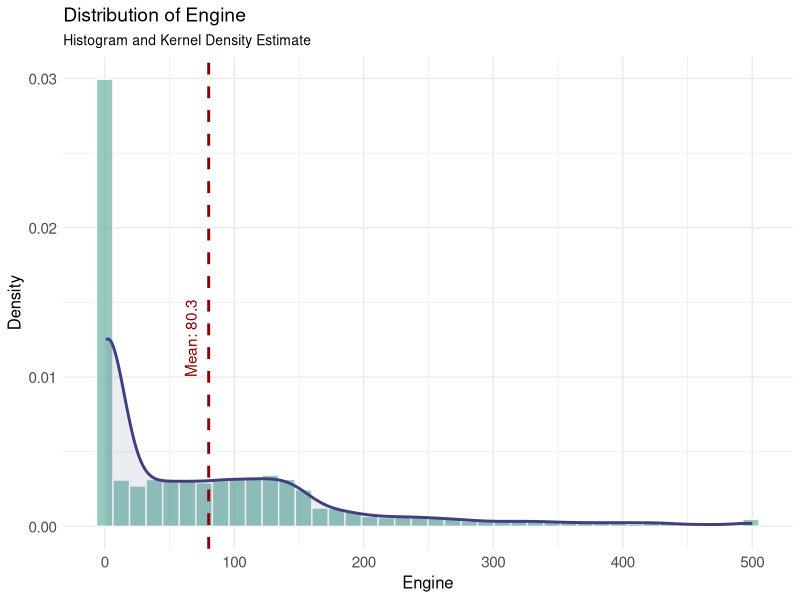
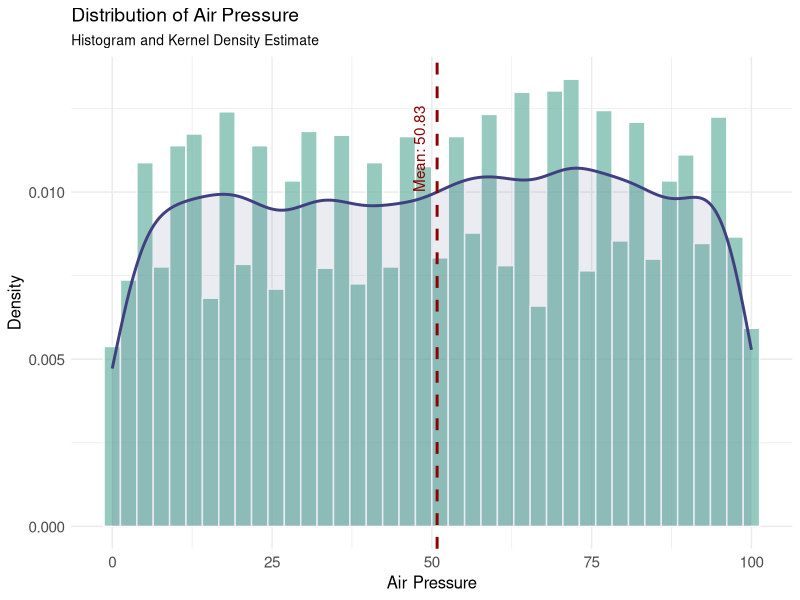
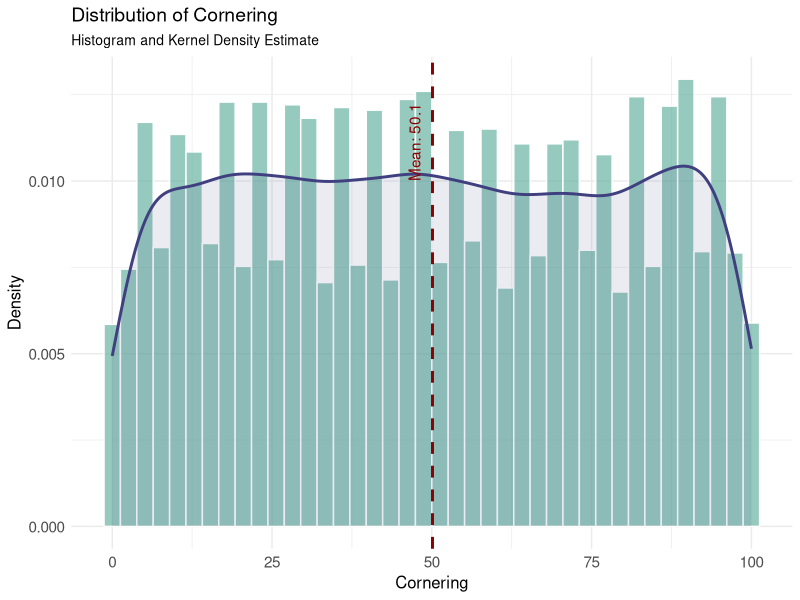
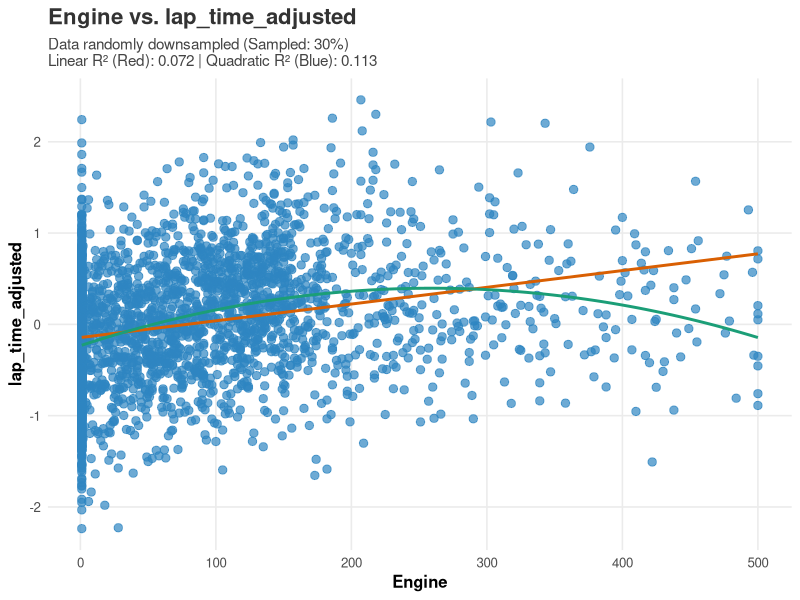
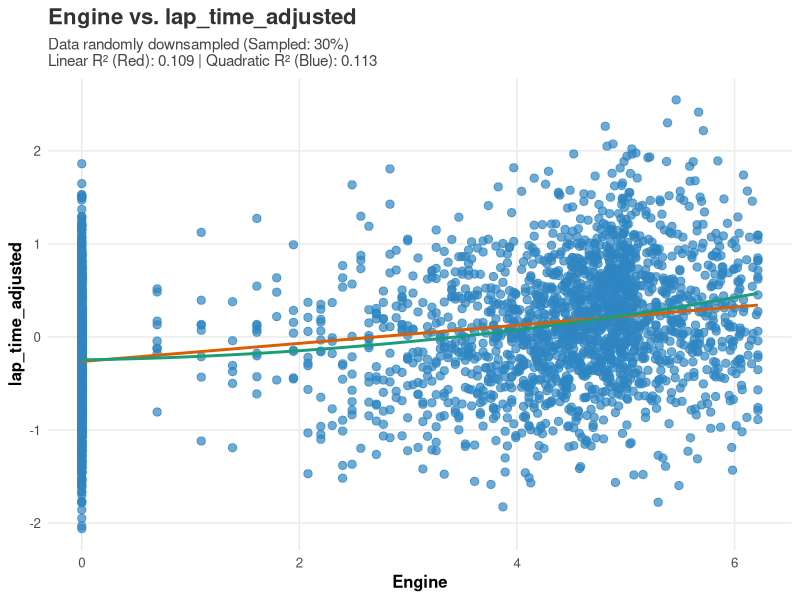
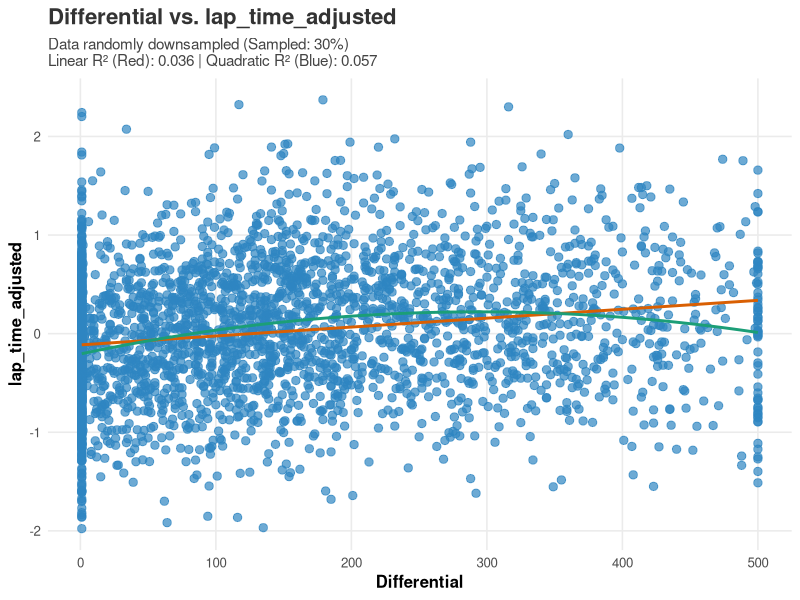
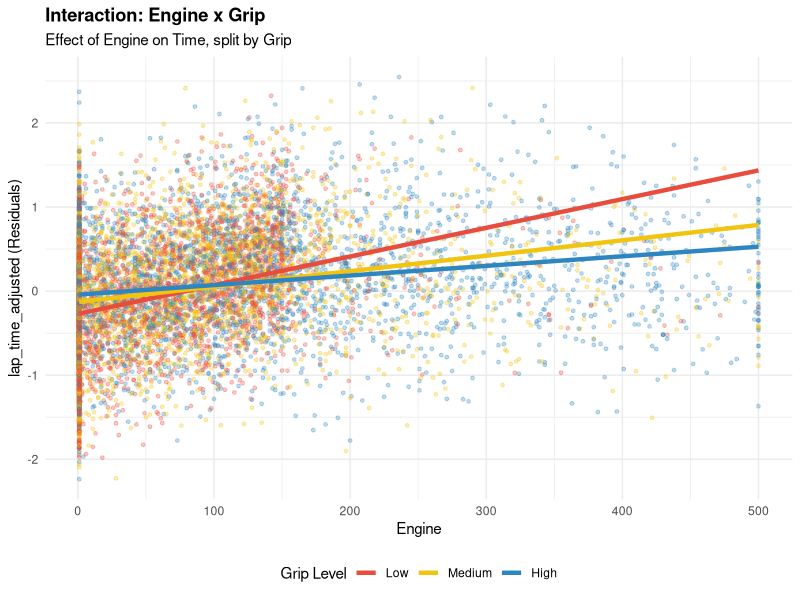
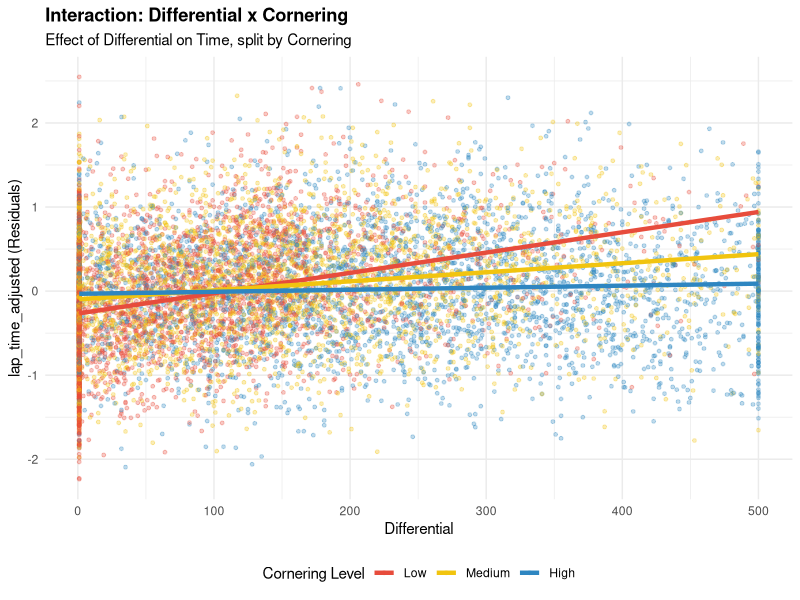

Write the R code that produced these figures, in order. (Note: this script raises an error after producing the figures.)
## ---- chunk 1
library(dplyr)
library(readr)
library(tidyr)
library(ggplot2)

#load the data
simulator_data <- read_csv("../data/simulator_data.csv")

target = c("Lap Time")
car_features <- c(
  "Rear Wing", 
  "Engine", 
  "Front Wing", 
  "Brake Balance", 
  "Differential", 
  "Suspension"
)
condition_features <- c(
  "Lap Distance", 
  "Cornering", 
  "Inclines", 
  "Camber",       
  "Grip",         
  "Wind (Avg. Speed)", 
  "Temperature", 
  "Humidity", 
  "Air Density", 
  "Air Pressure", 
  "Wind (Gusts)", 
  "Altitude", 
  "Roughness",    
  "Width"
)

#check for NA
simulator_data %>%
  summarise(across(everything(), ~ sum(is.na(.)))) %>%
  pivot_longer(everything(), names_to = "Spalte", values_to = "Anzahl_NAs") %>%
  filter(Anzahl_NAs > 0)

#View summary statistics
#summary(simulator_data)

#check for hidden categorical variables
possible_categoricals <- simulator_data %>%
  summarise(across(everything(), n_distinct)) %>%
  pivot_longer(everything(), names_to = "Variable", values_to = "Unique_Values") %>%
  filter(Unique_Values < 100) %>% # Zeige nur Spalten mit wenigen Ausprägungen
  arrange(Unique_Values)

#print(possible_categoricals)
## ---- chunk 2
# theme for plots
theme_fontsize <- theme(
  plot.title = element_text(size = 14),
  plot.subtitle = element_text(size = 10),
  axis.title = element_text(size = 12),
  axis.text = element_text(size = 11),
  legend.text = element_text(size = 11),
)


create_histogram <- function(data, column) {
  
  column_mean <- mean(data[[column]], na.rm = TRUE)
  
  ggplot(data, aes(x = .data[[column]])) + 
    
    geom_histogram(aes(y = after_stat(density)), 
                   bins = 40, 
                   fill = "#69b3a2",   
                   color = "white",    
                   alpha = 0.7) +      
    
    geom_density(color = "#404080", linewidth = 1, fill="#404080", alpha=0.1) +
    
    geom_vline(xintercept = column_mean, 
               color = "darkred", linetype = "dashed", linewidth = 1) +
    
    annotate("text", x = column_mean, y = 0.01, 
             label = paste("Mean:", round(column_mean, 2)), 
             color = "darkred", angle = 90, vjust = -1, hjust = 0) +
    
    labs(title = paste("Distribution of", column),
         subtitle = "Histogram and Kernel Density Estimate",
         x = column,
         y = "Density") +
    
    theme_minimal() + 
    theme_fontsize
}


plot_2d_scatter <- function(data, x_var, y_var, color_var = NULL, trendline = FALSE, sample_rate = 1.0) {
  
  # 1. Downsampling
  if (sample_rate < 1.0 && sample_rate > 0) {
    n_keep <- floor(nrow(data) * sample_rate)
    data <- data[sample(nrow(data), n_keep), ]
    sample_note <- paste0(" (Sampled: ", sample_rate * 100, "%)")
  } else {
    sample_note <- ""
  }
  
  # 2. Basis-Plot
  p <- ggplot(data, aes(x = .data[[x_var]], y = .data[[y_var]]))
  
  # 3. Punkte
  if (!is.null(color_var)) {
    p <- p + geom_point(aes(color = .data[[color_var]]), alpha = 0.8, size = 2.5) +
      labs(color = color_var)
    
    if (is.numeric(data[[color_var]])) {
      p <- p + scale_color_viridis_c(option = "magma", end = 0.9)
    } else {
      p <- p + scale_color_brewer(palette = "Dark2")
    }
  } else {
    p <- p + geom_point(color = "#2E86C1", alpha = 0.7, size = 2.5)
  }
  
  # 4. Trendlinien & R2 (HIER WAR DER FEHLER)
  r2_info <- ""
  
  if (trendline) {
    # WICHTIG: Backticks (`) einfügen, damit Leerzeichen kein Problem sind
    # paste0 statt paste, um Lücken zu vermeiden
    f_lin  <- as.formula(paste0("`", y_var, "` ~ `", x_var, "`"))
    f_quad <- as.formula(paste0("`", y_var, "` ~ poly(`", x_var, "`, 2)"))
    
    # Fits berechnen
    m_lin  <- lm(f_lin, data = data)
    m_quad <- lm(f_quad, data = data)
    
    # R2 extrahieren
    r2_lin  <- round(summary(m_lin)$r.squared, 3)
    r2_quad <- round(summary(m_quad)$r.squared, 3)
    
    r2_info <- paste0("\nLinear R² (Red): ", r2_lin, " | Quadratic R² (Blue): ", r2_quad)
    
    # Linien zum Plot hinzufügen
    p <- p + 
      geom_smooth(method = "lm", formula = y ~ x, 
                  color = "#D95F02", size = 1, se = FALSE) +
      geom_smooth(method = "lm", formula = y ~ poly(x, 2), 
                  color = "#1B9E77", size = 1, se = FALSE)
  }
  
  # 5. Styling
  if (!is.null(color_var)) {
    sub_text <- paste0("Colored by: ", color_var, sample_note, r2_info)
  } else if (sample_note != "" || r2_info != "") {
    sub_text <- paste0("Data randomly downsampled", sample_note, r2_info)
  } else {
    sub_text <- NULL
  }
  
  p <- p + 
    labs(
      title = paste(x_var, "vs.", y_var),
      subtitle = sub_text,
      x = x_var,
      y = y_var
    ) +
    theme_minimal(base_size = 12) +
    theme(
      plot.title = element_text(face = "bold", size = 16, color = "#333333"),
      plot.subtitle = element_text(size = 11, color = "#444444"),
      axis.title = element_text(face = "bold"),
      legend.position = "right",
      panel.grid.minor = element_blank()
    )
  
  return(p)
}

plot_interaction <- function(data, x_var, interact_var, target = "lap_time_adjusted") {
  
  # 1. Daten vorbereiten
  # Wir schneiden die Interaktions-Variable in 3 Teile (Quantile)
  plot_data <- data %>%
    select(.data[[x_var]], .data[[interact_var]], .data[[target]]) %>%
    mutate(
      Group = cut_number(.data[[interact_var]], n = 3, 
                         labels = c("Low", "Medium", "High"))
    )
  
  # 2. Plotten
  ggplot(plot_data, aes(x = .data[[x_var]], y = .data[[target]], color = Group)) +
    
    # Punkte (leicht transparent, damit man die Masse sieht)
    geom_point(alpha = 0.3, size = 1) +
    
    # Trendlinien (Linear) - Das ist der Beweis!
    # se = FALSE macht den Plot sauberer
    geom_smooth(method = "lm", se = FALSE, size = 1.5) +
    
    # Styling
    scale_color_manual(values = c("Low" = "#E74C3C",    # Rot
                                  "Medium" = "#F1C40F", # Gelb
                                  "High" = "#2E86C1")) + # Blau
    
    labs(title = paste("Interaction:", x_var, "x", interact_var),
         subtitle = paste("Effect of", x_var, "on Time, split by", interact_var),
         x = x_var,
         y = paste(target, "(Residuals)"),
         color = paste(interact_var, "Level")) +
    
    theme_minimal() +
    theme(plot.title = element_text(face="bold"),
          legend.position = "bottom")
}
## ---- chunk 3
#Check Extrem Vale Share of Car Features
simulator_data %>%
  select(all_of(car_features)) %>%
  pivot_longer(everything(), names_to = "Feature", values_to = "Value") %>%
  group_by(Feature) %>%
  summarise(
    Min = min(Value, na.rm = TRUE),
    Max = max(Value, na.rm = TRUE),
    Min_Share = mean(Value == min(Value, na.rm = TRUE)),
    Max_Share = mean(Value == max(Value, na.rm = TRUE))
  ) %>%
  arrange(desc(Min_Share + Max_Share)) %>%
  mutate(
    Min_Pct = paste0(round(Min_Share * 100, 1), "%"),
    Max_Pct = paste0(round(Max_Share * 100, 1), "%")
  ) %>%
  select(Feature, Min, Max, Min_Pct, Max_Pct)
## ---- chunk 4
create_histogram(simulator_data, "Engine")
## ---- chunk 5
create_histogram(simulator_data, "Air Pressure")
create_histogram(simulator_data, "Cornering")
## ---- chunk 6
#test track features for unifomity
check_uniform <- function(x) {
  c(
    KS_p = ks.test(x, "punif", min(x), max(x))$p.value,
    X2_p = chisq.test(table(cut(x, breaks = 20)))$p.value
  )
}

sapply(simulator_data[condition_features], check_uniform)
## ---- chunk 7
#check for correlations between features
cor_matrix <- cor(select_if(simulator_data, is.numeric))

cor_matrix[upper.tri(cor_matrix, diag = TRUE)] <- NA

sorted_correlations <- as.data.frame(as.table(cor_matrix)) %>%
  na.omit() %>% 
  rename(Var1 = Var1, Var2 = Var2, Correlation = Freq) %>%
  arrange(desc(abs(Correlation))) 

print(head(sorted_correlations, 20))
## ---- chunk 8
cor(simulator_data[car_features], simulator_data[target])
## ---- chunk 9
cor(simulator_data[condition_features], simulator_data[target])
## ---- chunk 10
#distance adjust lap time
model_distance <- lm(`Lap Time` ~ `Lap Distance`, data = simulator_data)
simulator_data$lap_time_adjusted <- residuals(model_distance)
summary(model_distance)
## ---- chunk 11
cor(simulator_data[setdiff(condition_features, "Lap Distance")], simulator_data['lap_time_adjusted'])
## ---- chunk 12
cor(simulator_data[car_features], simulator_data['lap_time_adjusted'])
## ---- chunk 13
cor(simulator_data[setdiff(condition_features, "Lap Distance")], simulator_data['lap_time_adjusted'], method='spearman')
## ---- chunk 14
cor(simulator_data[car_features], simulator_data['lap_time_adjusted'], method='spearman')
## ---- chunk 15
plot_2d_scatter(simulator_data, "Engine", "lap_time_adjusted", sample_rate = 0.3, trendline=TRUE)
## ---- chunk 16
logged_Engine = simulator_data %>% mutate(
  Engine =log(Engine)
)
plot_2d_scatter(logged_Engine, "Engine", "lap_time_adjusted", sample_rate = 0.3, trendline=TRUE)
## ---- chunk 17
plot_2d_scatter(simulator_data, "Differential", "lap_time_adjusted", sample_rate = 0.3, trendline=TRUE)
## ---- chunk 18
plot_interaction(simulator_data, "Engine", "Grip")
## ---- chunk 19
plot_interaction(simulator_data, "Differential", "Cornering")
## ---- chunk 20
explode_matrix <- function(data, features, verbose = TRUE) { # NEUES ARGUMENT
  
  if(verbose) cat("--- START: Matrix Construction ---\n")
  
  # 1. Base Matrix
  X_base <- data %>%
    select(all_of(features)) %>%
    mutate(across(where(is.character), as.factor)) %>%
    as.matrix() %>% 
    Matrix(sparse = TRUE)
  
  # 2. Polynomials
  if(verbose) cat("[1/3] Polynomials...\n")
  # ... (Dein Polynom Code wie vorher) ...
  # Hier verkürzt dargestellt, nutze deinen vollen Code!
  cont_feats <- features # Vereinfacht
  X_cont <- X_base[, cont_feats, drop = FALSE]
  X_p2 <- X_cont^2; colnames(X_p2) <- paste0(colnames(X_cont), "_p2")
  X_p3 <- X_cont^3; colnames(X_p3) <- paste0(colnames(X_cont), "_p3")
  X_pool <- cbind(X_base, X_p2, X_p3)
  rm(X_base, X_cont, X_p2, X_p3); gc()
  
  # 3. Interactions
  if(verbose) cat("[2/3] Interactions...\n")
  
  interaction_parts <- list()
  n_cols <- ncol(X_pool)
  col_names <- colnames(X_pool)
  
  # Grade bestimmen (Hilfslogik)
  is_p2 <- grepl("_p2$", col_names); is_p3 <- grepl("_p3$", col_names)
  degrees <- ifelse(is_p3, 3, ifelse(is_p2, 2, 1))
  
  for(i in 1:(n_cols-1)) {
    vec_i <- X_pool[, i]
    target_idx <- (i + 1):n_cols
    
    # Filter Maske (Degree <= 3)
    mask_degree <- (degrees[i] + degrees[target_idx]) <= 3
    valid_targets <- target_idx[mask_degree]
    
    if(length(valid_targets) == 0) next
    
    X_target <- X_pool[, valid_targets, drop=FALSE]
    X_inter  <- X_target * vec_i
    colnames(X_inter) <- paste0(col_names[i], ":", colnames(X_target))
    interaction_parts[[i]] <- X_inter
  }
  
  # 4. Assembly
  if(verbose) cat("[3/3] Assembly...\n")
  
  if(length(interaction_parts) > 0) {
    X_final <- cbind(X_pool, do.call(cbind, interaction_parts))
  } else {
    X_final <- X_pool
  }
  
  if(verbose) cat("--- DONE ---\n")
  return(X_final)
}

all_features <- c(car_features, condition_features)
## ---- chunk 21
#prepate training data
y <- simulator_data$lap_time_adjusted
X <- explode_matrix(simulator_data, all_features)
## ---- chunk 22
# --- Setup ---
run_loop = FALSE
num_runs <- 50
n_rows <- nrow(X) # X is the output from explode_matrix
y <- simulator_data$lap_time_adjusted # Target is residualized lap time
set.seed(123)

# Pre-calculate random split indices for reproducibility
train_idx_list <- replicate(num_runs, sample(n_rows, floor(0.8 * n_rows)), simplify = FALSE)
stability_log <- list()

cat("Starting Stability Selection Loop...\n")



if (run_loop){
  # --- Stability Loop ---
  for(i in 1:num_runs){
    
    # Get current split data
    idx <- train_idx_list[[i]]
    X_train <- X[idx, ]; y_train <- y[idx]
    
    # Train Lasso (AICc optimized)
    cat("Training Model", i)
    model_gamlr <- gamlr(X_train, y_train, nlambda = 1000, lmr = 1e-4, verb = FALSE)
    
    # Select best model using BIC (stricter than AICc)
    bic_values <- model_gamlr$deviance + log(model_gamlr$nobs) * model_gamlr$df
    best_idx <- which.min(bic_values)
    
    # Extract non-zero coefficients (excluding intercept)
    coefs <- coef(model_gamlr, select = best_idx)
    active_feats <- rownames(coefs)[as.vector(coefs) != 0]
    stability_log[[i]] <- setdiff(active_feats, "intercept")
    
    cat(".")
  }
  cat("\nDone!\n")
  
  stability_results <- unlist(stability_log) %>%
    table() %>%
    as.data.frame() %>%
    rename(Feature = ".", Count = Freq) %>%
    mutate(Probability = Count / num_runs) %>%
    arrange(desc(Probability))
  
  
  write.csv(stability_results, 'Problem Set 3/stability_results.csv')
} else {
  cat("Load stability_resulty.csc")
  stability_results = read.csv('Problem Set 3/stability_results.csv')
  
}
## ---- chunk 23
stability_results = read.csv('stability_results.csv')
stable_drivers <- stability_results %>% filter(Probability >= 0.7)

print(head(stable_drivers, 10))
## ---- chunk 24
plot_lasso <- function(summary_frame, best_df_aic, best_df_bic) {
  plot_data <- summary_frame %>%
  select(df, aicc, bic, r2) %>%
  pivot_longer(cols = c("aicc", "bic", "r2"), 
               names_to = "Metric", 
               values_to = "Value") %>%
  mutate(Metric = factor(Metric, levels = c("aicc", "bic", "r2")))
  
  # Abhängigkeit sicherstellen
  if (!require("ggplot2")) install.packages("ggplot2")
  library(ggplot2)
  
  # Plot erstellen
  p <- ggplot(plot_data, aes(x = df, y = Value)) +
    # Hauptlinien
    geom_line(size = 0.8, color = "grey30") +
    geom_point(aes(color = Metric), size = 1.2) +
    
    # Vertikale Linien für die Gewinner (AICc rot, BIC blau)
    geom_vline(xintercept = best_df_aic, color = "red", linetype = "dashed") +
    geom_vline(xintercept = best_df_bic, color = "blue", linetype = "dashed") +
    
    # Text-Label für die Minima
    annotate("text", x = best_df_bic, y = Inf, label = "BIC Best", 
             vjust = 2, hjust = 1.1, color = "blue", size = 3) +
    
    # Faceting
    facet_wrap(~Metric, scales = "free_y", ncol = 1, 
               labeller = as_labeller(c(aicc = "AICc (Information)", 
                                        bic = "BIC (Stricter)", 
                                        r2 = "R-Squared"))) +
    
    # Styling
    scale_color_manual(values = c("red", "blue", "green4")) +
    labs(title = "Model Complexity vs. Performance",
         subtitle = paste0("Optimal Variables: AICc = ", best_df_aic, " | BIC = ", best_df_bic),
         x = "Degrees of Freedom (Anzahl Variablen)",
         y = "Wert") +
    theme_minimal() +
    theme(legend.position = "none", 
          strip.text = element_text(face = "bold", size = 10))
  
  return(p)
}

if(run_loop){
  #plot last training run
  summary_frame = summary(model_gamlr)
  summary_frame$bic = bic_values
  
  #plot the training
  plot_data <- summary_frame %>%
    select(df, aicc, bic, r2) %>%
    pivot_longer(cols = c("aicc", "bic", "r2"), 
                 names_to = "Metric", 
                 values_to = "Value") %>%
    mutate(Metric = factor(Metric, levels = c("aicc", "bic", "r2")))
  
  best_df_aic <- summary_frame$df[which.min(summary_frame$aicc)]
  best_df_bic <- summary_frame$df[which.min(summary_frame$bic)]
  write.csv(summary_frame, 'Problem Set 3/summary_frame.csv')
}
## ---- chunk 25
summary_frame = read.csv("summary_frame.csv")
best_df_aic <- summary_frame$df[which.min(summary_frame$aicc)]
best_df_bic <- summary_frame$df[which.min(summary_frame$bic)]
plot_lasso(summary_frame, best_df_aic, best_df_bic)
## ---- chunk 26
backward_selection_p <- function(model, sig_level = 0.1) {
  
  current_model <- model
  
  while(TRUE) {
    # 1. Tabelle der p-Werte holen
    coef_table <- summary(current_model)$coefficients
    p_values <- coef_table[, 4]
    
    # Intercept ignorieren (nie löschen!)
    if("(Intercept)" %in% names(p_values)) {
      p_values <- p_values[names(p_values) != "(Intercept)"]
    }
    
    # 2. Das schlechteste Feature finden
    max_p <- max(p_values)
    worst_feature <- names(p_values)[which.max(p_values)]
    
    # 3. Abbruchbedingung: Wenn alle signifikant sind -> Fertig
    if(max_p < sig_level) {
      break
    }
    
    # 4. Rauswurf & Update
    # Wir nutzen update(), um das Modell ohne dieses Feature neu zu rechnen
    # " . ~ . - Feature" heißt: Gleiche Formel, aber minus das Feature
    cat("Entferne:", worst_feature, "(p =", round(max_p, 4), ")\n")
    current_model <- update(current_model, as.formula(paste(". ~ . -", "`", worst_feature, "`", sep="")))
  }
  
  return(current_model)
}

get_metrics <- function(actual, predicted, set_name = "Set") {
  residuals <- actual - predicted
  
  mse <- mean(residuals^2)
  mae <- mean(abs(residuals))
  
  # R2 manuell berechnen (für Testdaten ist das sicherer als summary())
  tss <- sum((actual - mean(actual))^2) # Total Sum of Squares
  rss <- sum(residuals^2)               # Residual Sum of Squares
  r2  <- 1 - (rss / tss)
  
  return(data.frame(
    Set = set_name,
    R2  = round(r2, 5),
    MSE = round(mse, 5),
    MAE = round(mae, 5),
    RMSE = round(sqrt(mse), 5)
  ))
}
## ---- chunk 27
# Prepare final dataset using only stable features (full data)
final_features <- as.character(stable_drivers$Feature)
X_final_stable <- X[, final_features, drop = FALSE]

final_df <- data.frame(
  lap_time_adjusted = y, 
  as.matrix(X_final_stable)
)

# Fit OLS and refine with backward selection
final_ols <- lm(lap_time_adjusted ~ ., data = final_df)
final_clean <- backward_selection_p(final_ols, sig_level = 0.05)

summary(final_clean)
## ---- chunk 28
model_feats <- names(coef(final_clean))[-1]
feature_sds <- apply(final_df[model_feats], 2, sd)

importance <- data.frame(
  Coefficient = coef(final_clean)[-1],
  SD = feature_sds
) %>%
  mutate(
    # Standardized Impact = |Beta| * StDev
    # This makes features with different scales (e.g., x vs x^3) comparable
    Importance = abs(Coefficient * SD)
  ) %>%
  arrange(desc(Importance)) %>%
  mutate(
    Share = Importance / sum(Importance),
    Cumulative = cumsum(Importance) / sum(Importance)
  )

cat("---", nrow(importance), "Overall Drivers (Standardized Impact) ---\n")
print(head(importance, 10))
## ---- chunk 29
france_conditions <- data.frame(
  "Lap Distance"      = 3.3, 
  "Cornering"         = 98,
  "Inclines"          = 73,
  "Camber"            = 13,
  "Grip"              = 18,   
  "Wind (Avg. Speed)" = 48,
  "Temperature"       = 39,   
  "Humidity"          = 74,
  "Air Density"       = 14,   
  "Air Pressure"      = 41,
  "Wind (Gusts)"      = 77,
  "Altitude"          = 15,
  "Roughness"         = 74,   
  "Width"             = 8,    
  check.names = FALSE
)



predict_lap_time_wrapper <- function(x) {
  
  current_car <- data.frame(
    "Rear Wing"     = x[1],
    "Engine"        = x[2],
    "Front Wing"    = x[3],
    "Brake Balance" = x[4],
    "Differential"  = x[5],
    "Suspension"    = x[6],
    check.names = FALSE
  )
  
  full_data <- bind_cols(current_car, france_conditions)
  
  X_matrix <- explode_matrix(full_data, all_features, verbose=FALSE)
  
  X_df <- as.data.frame(as.matrix(X_matrix))
  colnames(X_df) <- make.names(colnames(X_df))
  
  prediction <- predict(model_clean, newdata = X_df)
  
  return(as.numeric(prediction))
}

## ---- chunk 30
start_params <- c(250, 250, 250, 250, 250, 250)

cat("Starting L-BFGS-B Optimization...\n")

optimize = FALSE #we set this to FALSE for knitting the document. Otherwise the optiization would take too long

if (optimize){
  opt_result <- optim(
    par = start_params, 
    fn = predict_lap_time_wrapper, 
    method = "L-BFGS-B",       # Handles box constraints (1-500) natively
    lower = rep(1, 6),         # Minimum allowed value
    upper = rep(500, 6),       # Maximum allowed value
    control = list(
      fnscale = 1, 
      maxit = 500, 
      trace = 6,        
      REPORT = 1        
    ) 
  )
  
  best_setup <- round(opt_result$par) # Round ONLY at the very end for the report
  names(best_setup) <- c("Rear Wing", "Engine", "Front Wing", "Brake Balance", "Differential", "Suspension")
  
  cat("\n=== OPTIMAL SETUP (France) ===\n")
  print(best_setup)
  cat("\nPredicted Adjusted Time:", round(opt_result$value, 4), "\n")
}else{
  
  best_setup = c(1,500,1,500,500,104)
  best_value = predict_lap_time_wrapper(best_setup)
  names(best_setup) <- c("Rear Wing", "Engine", "Front Wing", "Brake Balance", "Differential", "Suspension")
  
  cat("\n=== OPTIMAL SETUP (France) ===\n")
  print(best_setup)
  cat("\nPredicted Adjusted Time:", round(best_value, 4), "\n")
  
}


